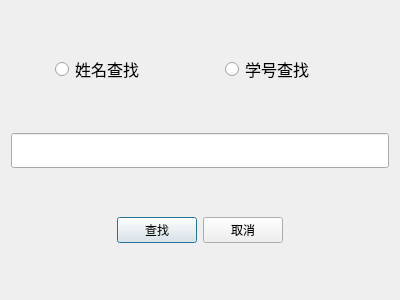
<?xml version="1.0" encoding="UTF-8"?>
<ui version="4.0">
 <class>FindStudentDialog</class>
 <widget class="QDialog" name="FindStudentDialog">
  <property name="geometry">
   <rect>
    <x>0</x>
    <y>0</y>
    <width>400</width>
    <height>300</height>
   </rect>
  </property>
  <property name="windowTitle">
   <string>Dialog</string>
  </property>
  <layout class="QVBoxLayout" name="verticalLayout">
   <item>
    <layout class="QHBoxLayout" name="horizontalLayout">
     <item>
      <widget class="QRadioButton" name="nameRadioButton">
       <property name="maximumSize">
        <size>
         <width>120</width>
         <height>16777215</height>
        </size>
       </property>
       <property name="font">
        <font>
         <pointsize>12</pointsize>
        </font>
       </property>
       <property name="text">
        <string>姓名查找</string>
       </property>
      </widget>
     </item>
     <item>
      <widget class="QRadioButton" name="numberRadioButton">
       <property name="maximumSize">
        <size>
         <width>120</width>
         <height>16777215</height>
        </size>
       </property>
       <property name="font">
        <font>
         <pointsize>12</pointsize>
        </font>
       </property>
       <property name="text">
        <string>学号查找</string>
       </property>
      </widget>
     </item>
    </layout>
   </item>
   <item>
    <widget class="QLineEdit" name="lineEdit">
     <property name="minimumSize">
      <size>
       <width>0</width>
       <height>35</height>
      </size>
     </property>
     <property name="font">
      <font>
       <pointsize>12</pointsize>
      </font>
     </property>
    </widget>
   </item>
   <item>
    <layout class="QHBoxLayout" name="horizontalLayout_2">
     <item>
      <spacer name="horizontalSpacer">
       <property name="orientation">
        <enum>Qt::Horizontal</enum>
       </property>
       <property name="sizeHint" stdset="0">
        <size>
         <width>40</width>
         <height>20</height>
        </size>
       </property>
      </spacer>
     </item>
     <item>
      <widget class="QPushButton" name="pushButton">
       <property name="text">
        <string>查找</string>
       </property>
      </widget>
     </item>
     <item>
      <widget class="QPushButton" name="pushButton_2">
       <property name="text">
        <string>取消</string>
       </property>
      </widget>
     </item>
     <item>
      <spacer name="horizontalSpacer_2">
       <property name="orientation">
        <enum>Qt::Horizontal</enum>
       </property>
       <property name="sizeHint" stdset="0">
        <size>
         <width>40</width>
         <height>20</height>
        </size>
       </property>
      </spacer>
     </item>
    </layout>
   </item>
  </layout>
 </widget>
 <resources/>
 <connections/>
</ui>
